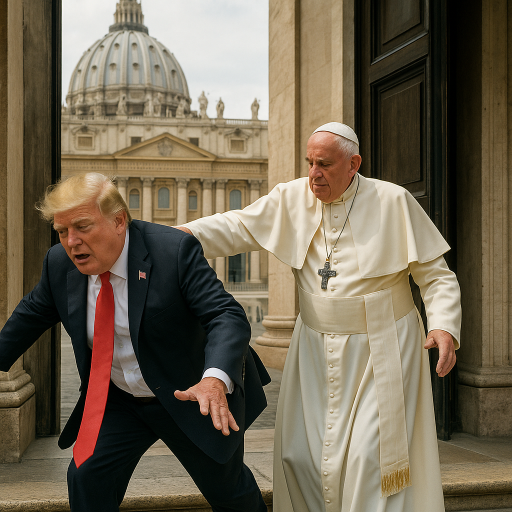
#> input picture docs/iscc_content_code_sicherheitsbetrachtung/images/Papst vertreibt Trump aus dem Vatikan.png, 1024 x 1024 px (shown at 1/2 size)
$ jupyter execute iscc_image_content_code.ipynb
#> lines starting #> are read from the running program, lines starting #| are printed output that depends on the picture
[cell 1]
# International Standard Content Code (ISCC)
# Image Content Code Example
# Developed by ISCC Foundation - Titusz Pan
import matplotlib.pyplot as plt
import math
import numpy as np
from PIL import Image
from typing import List, Sequence
from statistics import median
from typing import Sequence
from more_itertools import chunked

[cell 2]
# Load oiginal image
original_img = Image.open("./images/Papst vertreibt Trump aus dem Vatikan.png")
#> original_img is the input picture: PIL image 1024x1024 RGB; mean R, G, B 114, 102.5, 83
plt.imshow(original_img, cmap="grey")

[cell 3]
# Replace background color from transparent to white
white_bg = Image.new("RGBA", original_img.size, (255, 255, 255, 255))
#> white_bg: PIL image 1024x1024 RGBA; every value is 255
original_img = Image.alpha_composite(white_bg, original_img.convert("RGBA"))
#> original_img: PIL image 1024x1024 RGBA

[cell 4]
# Convert image to greyscale
greyscaled_img = original_img.convert('L')
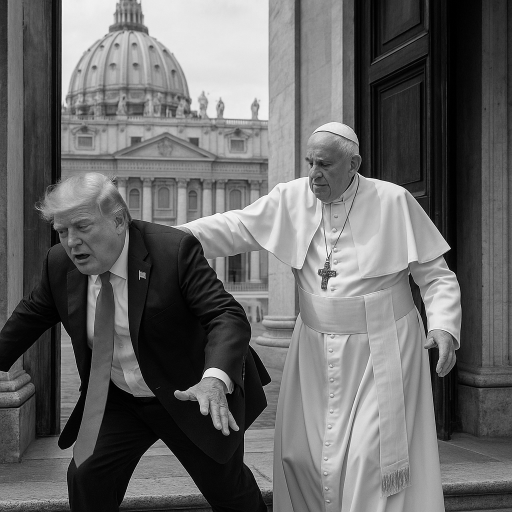
#> greyscaled_img: PIL image 1024x1024 L (shown at 1/2 size); min 0, max 255, mean 103.7
plt.imshow(greyscaled_img, cmap="grey")

[cell 5]
# Resize the greyscale image to 32x32 pixels
greyscaled_img_32x32 = greyscaled_img.resize((32,32),Image.BICUBIC)
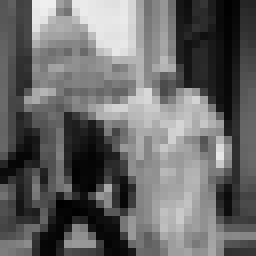
#> greyscaled_img_32x32: PIL image 32x32 L (shown 8 times larger); min 0, max 239, mean 103.9
plt.imshow(greyscaled_img_32x32, cmap="grey")

[cell 6]
# Function for discrete cosine transform that ISCC is using
def alg_dct(v):
    # type: (Sequence[float]) -> List
    """
    Discrete cosine transform.
    See: [nayuki.io](https://www.nayuki.io/page/fast-discrete-cosine-transform-algorithms).
    :param Sequence[float] v: Input vector for DCT calculation.
    :return: DCT Transformed vector.
    :rtype: List
    """
    n = len(v)
    if n == 1:
        return list(v)
    elif n == 0 or n % 2 != 0:
        raise ValueError()
    else:
        half = n // 2
        alpha = [(v[i] + v[-(i + 1)]) for i in range(half)]
        beta = [
            (v[i] - v[-(i + 1)]) / (math.cos((i + 0.5) * math.pi / n) * 2.0) for i in range(half)
        ]
        alpha = alg_dct(alpha)
        beta = alg_dct(beta)
        result = []
        for i in range(half - 1):
            result.append(alpha[i])
            result.append(beta[i] + beta[i + 1])
        result.append(alpha[-1])
        result.append(beta[-1])
        return result

[cell 7]
# ISCC uses fix image bit size (default 64)
image_bits = 64

[cell 8]
# Load pixels of greyscaled resized image
pixels: list[int] = list(greyscaled_img_32x32.getdata())
#> pixels = 1024 values, max 239 at index 5, min 0 at index 807, mean 103.9

[cell 9]
plt.yticks([0])
plt.ylim(-0.5, 0.5)
plt.imshow(np.array(greyscaled_img_32x32)[:32], cmap="grey")

[cell 10]
dct_row_lists_test = []
dct_row_lists_test.append(alg_dct(pixels[:32]))
#> in alg_dct, `n = len(v)`: n = 32
#> in alg_dct, `half = n // 2`: half = 16
#> in alg_dct, `alpha = [(v[i] + v[-(i + 1)]) for i in range(half)]`: alpha = [121, 133, 71, 70, 244, 267, 291, 201, 151, 253, 343, 381, 360, 339, 385, 444]
#> in alg_dct, `beta = [ (v[i] - v[-(i + 1)]) / (math.cos((i + 0.5) * math.pi / n) * 2..`: beta = [24.53, 29.82, 30.41, 36.11, 123.9, 123, 115.2, 78.95, 93.07, 177.1, 121.6, 94.72, 142.5, 228.4, 214.7, 183.4]
#> in alg_dct, `alpha = alg_dct(alpha)`: alpha = [4054, -1129.9, 38.13, -206, -111.4, 228.1, 486.7, -126.5, -77.78, -50.75, -57.32, -123.7, -91.61, 41.79, 80.96, 46.86]
#> in alg_dct, `beta = alg_dct(beta)`: beta = [1817.3, -592.1, -4.36, -213.8, -3.16, 20.74, 47.45, 236.4, -186, -30.48, 36.31, -67.86, -37.43, 33.21, 84.66, -11.71]
#> after the loop in alg_dct, `for i in range(half - 1):`: result = 30 values, max 4054 at index 0, min -1129.9 at index 2, mean 113.6
plt.yticks([0])
plt.ylim(-0.5, 0.5)
plt.imshow(dct_row_lists_test, cmap="viridis") # viridis
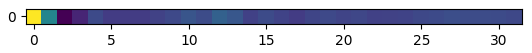
#> figure drawn by matplotlib, 1 panel

[cell 11]
dct_row_lists_test[0]
#> Out = 32 values, max 4054 at index 0, min -1129.9 at index 2, mean 107.6

[cell 12]
# DCT per row
dct_row_lists = []
for pixel_list in chunked(pixels, 32):
    dct_row_lists.append(alg_dct(pixel_list))
#> this loop made 32 passes
plt.imshow(dct_row_lists, cmap="viridis")
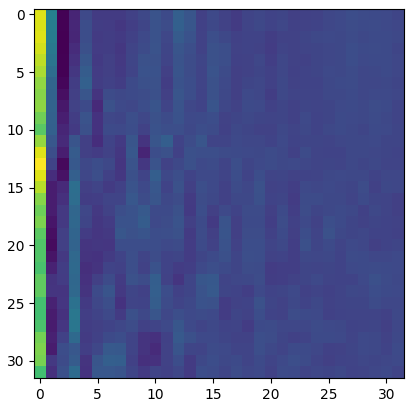
#> figure drawn by matplotlib, 1 panel

[cell 13]
# Transpose matrix
dct_row_lists_t = list(map(list, zip(*dct_row_lists)))
plt.imshow(dct_row_lists_t, cmap="viridis")
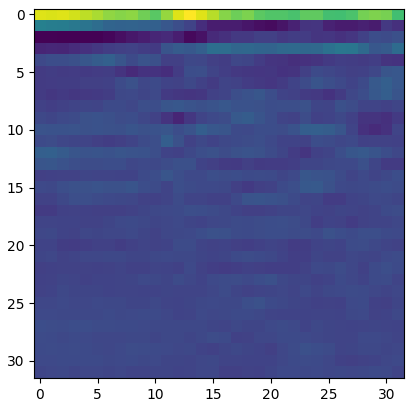
#> figure drawn by matplotlib, 1 panel

[cell 14]
# DCT per column
dct_col_lists_t = []
for dct_list in dct_row_lists_t:
    dct_col_lists_t.append(alg_dct(dct_list))
#> this loop made 32 passes
plt.imshow(dct_col_lists_t, cmap="viridis")
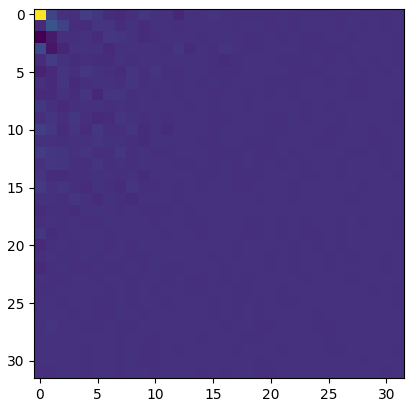
#> figure drawn by matplotlib, 1 panel

[cell 15]
# Transpose matrix back
dct_matrix = list(map(list, zip(*dct_col_lists_t)))

[cell 16]
plt.imshow(dct_matrix, cmap="viridis")

[cell 17]
# Function to extract 8x8 slices
def flatten(m, x, y):
    """Extract and flatten an 8 x 8 slice from a 2d matrix starting at col/row."""
    return [v for sublist in m[y : y + 8] for v in sublist[x : x + 8]]

[cell 18]
# Variable to hold bitstring result of ISCC
bitstring = ""
# Position of 8x8 slices: upper left, upper right, bottom left, bottom right
slices = ((0, 0), (1, 0), (0, 1), (1, 1))

[cell 19]
# For each slice
for xy in slices:
    # Extract 8 x 8 slice
    flat_list = flatten(dct_matrix, *xy)
    plt.imshow([flat_list[i : i + 8] for i in range(0, len(flat_list), 8)], cmap="viridis")
    # Calculate median
    med = median(flat_list)
    # Append 64-bit digest by comparing to median
    for value in flat_list:
        if value > med:
            bitstring += "1"
        else:
            bitstring += "0"
    bl = len(bitstring)
    if bl >= image_bits:
        hash_digest = int(bitstring, 2).to_bytes(bl // 8, "big", signed=False)
        break
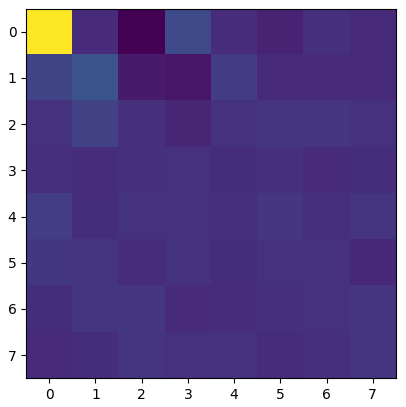
#> figure drawn by matplotlib, 1 panel

[cell 20]
print(f"iscc content code: {bitstring}")
#| iscc content code: 1001000011001000110011110011000010110101110101100110001100111011
# Convert bitstirng to bitarray
bitarray = np.array([int(bit) for bit in bitstring])
# Map 1→255, 0→0
bitarray = bitarray * 255
# Reshape bitarray into 8x8
bitarray = bitarray.reshape(8, 8)
# Plot bitarray
plt.imshow(bitarray, cmap="Greys")
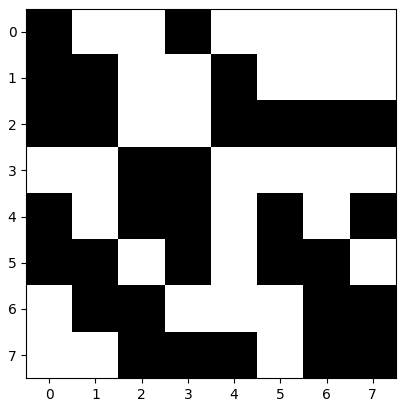
#> figure drawn by matplotlib, 1 panel

$ run again, with docs/iscc_content_code_sicherheitsbetrachtung/images/Trump im Oval Office in Handschellen.png copied over docs/iscc_content_code_sicherheitsbetrachtung/images/Papst vertreibt Trump aus dem Vatikan.png
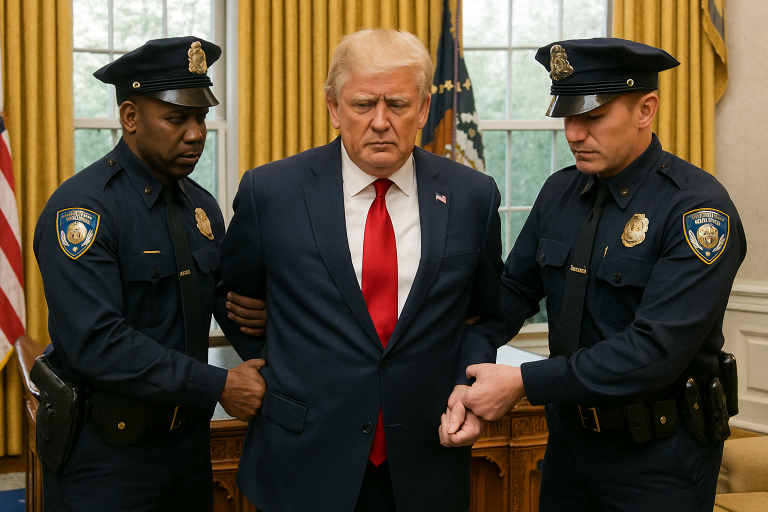
#> input picture docs/iscc_content_code_sicherheitsbetrachtung/images/Trump im Oval Office in Handschellen.png, 1536 x 1024 px (shown at 1/2 size)
#> original_img is the input picture: PIL image 1536x1024 RGB; mean R, G, B 83.9, 72.8, 55
#> white_bg: PIL image 1536x1024 RGBA; every value is 255
#> original_img: PIL image 1536x1024 RGBA
#> `greyscaled_img_32x32 = greyscaled_img.resize((32,32),Image.BICUBIC)`:
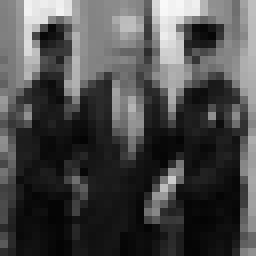
#> greyscaled_img_32x32: PIL image 32x32 L (shown 8 times larger); min 4, max 249, mean 74.1
#> pixels = 1024 values, max 249 at index 20, min 4 at index 554, mean 74.11
#> n = 32
#> half = 16
#> in alg_dct, `alpha = [(v[i] + v[-(i + 1)]) for i in range(half)]`: alpha = [320, 297, 267, 376, 375, 381, 413, 478, 456, 412, 383, 382, 350, 238, 272, 281]
#> in alg_dct, `beta = [ (v[i] - v[-(i + 1)]) / (math.cos((i + 0.5) * math.pi / n) * 2..`: beta = [-30.04, -13.65, 22.16, 55.23, 49.23, 54.21, 31.75, 0, -5.96, -67.15, -98.23, -135.7, -121.7, 82.31, 20.45, 71.33]
#> in alg_dct, `alpha = alg_dct(alpha)`: alpha = [5681, 105.5, -689.4, 44.77, 95.88, 1.68, 44.31, -29.23, 251, 40.23, -10.23, 5.3, -95.59, 14.85, -107.7, -30.84]
#> in alg_dct, `beta = alg_dct(beta)`: beta = [-85.71, 168.7, 167.8, -600.9, 139.8, -71.29, -125.7, 149.9, -105.7, 46.52, 30.43, -55.29, 154.3, -173.9, 89.67, -43.45]
#> after the loop in alg_dct, `for i in range(half - 1):`: result = 30 values, max 5681 at index 0, min -689.4 at index 4, mean 161.7
#> Out = 32 values, max 5681 at index 0, min -689.4 at index 4, mean 149.3
#> the loop `for pixel_list in chunked(pixels, 32):` made 32 passes
#> the loop `for dct_list in dct_row_lists_t:` made 32 passes
#| iscc content code: 1011101011010000110100101111000001101100110100011011001010100101
#> `[cell 20] print(f"iscc content code: {bitstring}") # Convert bitstirng..`:
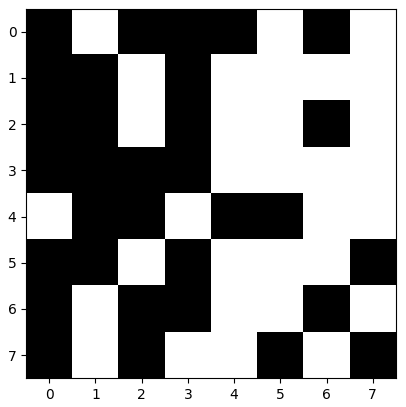
#> figure drawn by matplotlib, 1 panel

$ run again, with docs/iscc_content_code_sicherheitsbetrachtung/images/fox-gpt-image-1.png copied over docs/iscc_content_code_sicherheitsbetrachtung/images/Papst vertreibt Trump aus dem Vatikan.png
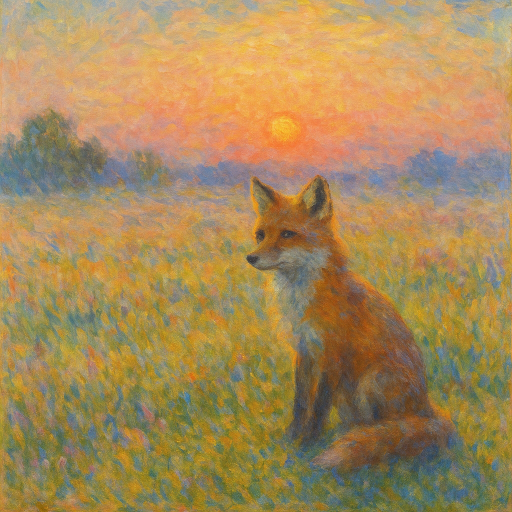
#> input picture docs/iscc_content_code_sicherheitsbetrachtung/images/fox-gpt-image-1.png, 1024 x 1024 px (shown at 1/2 size)
#> original_img is the input picture: PIL image 1024x1024 RGB; mean R, G, B 167.1, 138.4, 90
#> white_bg: PIL image 1024x1024 RGBA; every value is 255
#> original_img: PIL image 1024x1024 RGBA
#> `greyscaled_img = original_img.convert('L')`:
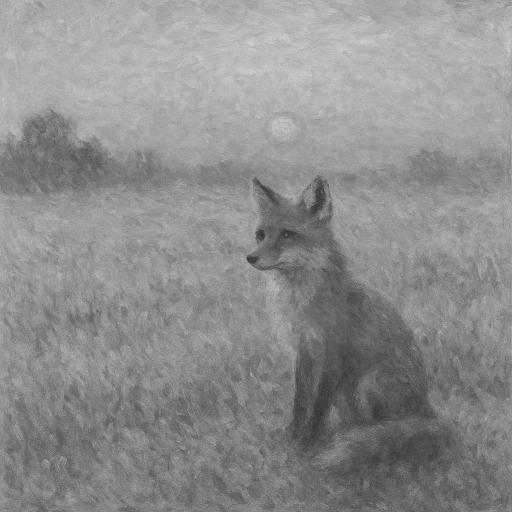
#> greyscaled_img: PIL image 1024x1024 L (shown at 1/2 size); min 32, max 220, mean 141.5
#> pixels = 1024 values, max 190 at index 143, min 69 at index 851, mean 141.4
#> n = 32
#> half = 16
#> in alg_dct, `alpha = [(v[i] + v[-(i + 1)]) for i in range(half)]`: alpha = [339, 336, 328, 332, 342, 340, 337, 340, 339, 341, 338, 349, 355, 348, 348, 347]
#> in alg_dct, `beta = [ (v[i] - v[-(i + 1)]) / (math.cos((i + 0.5) * math.pi / n) * 2..`: beta = [3.5, 3.03, -1.03, 3.19, -1.11, 2.33, 4.36, 5.4, 6.7, -0.839, -3.89, -5.85, -10.39, -20.58, -34.08, -50.95]
#> in alg_dct, `alpha = alg_dct(alpha)`: alpha = [5459, -59.42, 9.96, 0.598, -8.95, 29.03, 8.83, 12.86, 19.09, -13.92, -5.71, -4.22, -12.37, 7.73, 0.292, -4.14]
#> in alg_dct, `beta = alg_dct(beta)`: beta = [-100.2, 124.8, -98.33, 57.16, -21.24, 30.69, -22.96, 9.99, 0.841, 4.68, -3.3, 7.01, -4.08, -7.1, -8.84, -0.386]
#> after the loop in alg_dct, `for i in range(half - 1):`: result = 30 values, max 5459 at index 0, min -59.42 at index 2, mean 182.7
#> Out = 32 values, max 5459 at index 0, min -59.42 at index 2, mean 171.1
#> the loop `for pixel_list in chunked(pixels, 32):` made 32 passes
#> the loop `for dct_list in dct_row_lists_t:` made 32 passes
#| iscc content code: 1110110010010110110110111110100111110100001001100000100100001001
#> `[cell 20] print(f"iscc content code: {bitstring}") # Convert bitstirng..`:
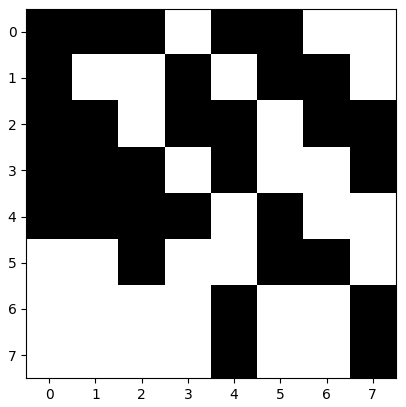
#> figure drawn by matplotlib, 1 panel
